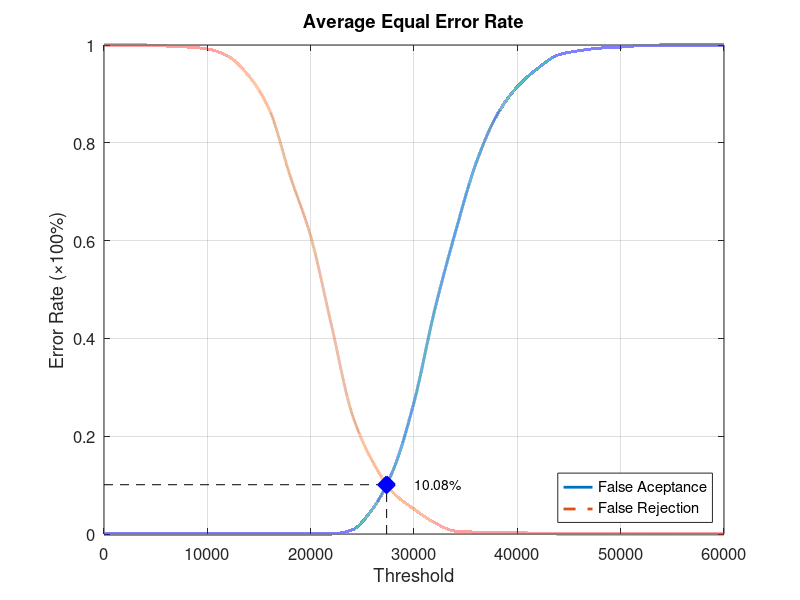
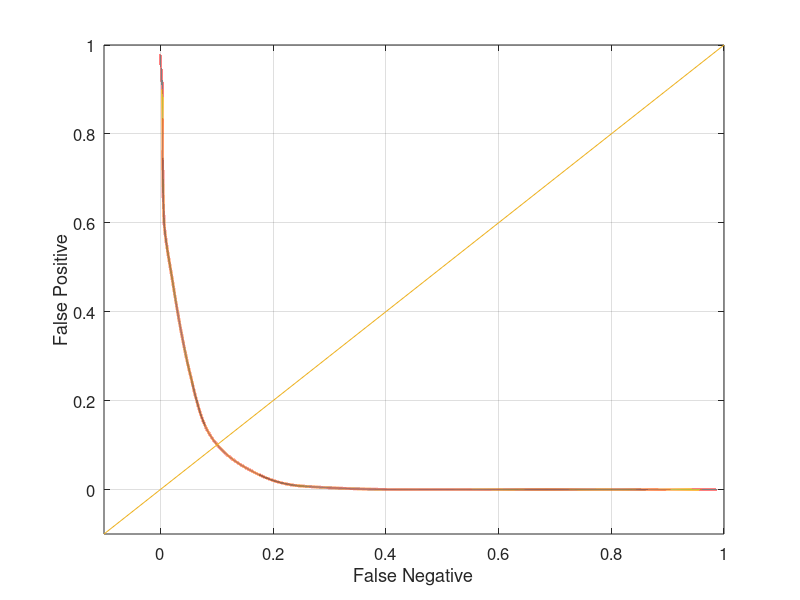

Source code (MATLAB) for these figures, in order:
function yEER = Database1Average
close all;
clear;
clc;
x = 0:2000:60000;
xq = 0:0.5:60000;

y0 = [0 0 0 0 0 0 0 0 0 0 0 0 0.00842105 0.051579 0.131579 0.269474 0.457895 0.616842 0.757895 0.855789 0.914737 0.952632 0.98 0.988421 0.993684 0.99579 0.998947 1 1 1 1];
yy0 = interp1(x, y0, xq, 'pchip');
y1 = [1 1 1 0.998 0.996 0.992 0.977 0.937 0.868 0.733 0.609 0.428 0.246 0.148 0.084 0.051 0.023 0.006 0.004 0.004 0.003 0.001 0 0 0 0 0 0 0 0 0];
yy1 = interp1(x, y1, xq, 'pchip');

% Calculating EER: 
y2 = abs(y0 - y1);
find(y2 == min(y2))
yy2 = abs(yy0 - yy1);
xEER = find(yy2 == min(yy2));
xEERIndex = xq(xEER) % X-axis EER
yEER = yy0(xEER) % Y-axis EER

main = figure
plot(xq, yy0,'-','LineWidth', 2);	hold on
plot(xq, yy1,'--','LineWidth', 2);	hold on
plot([xEERIndex xEERIndex], [0 yEER], 'k--');	hold on
plot([0 xEERIndex], [yEER yEER], 'k--');	hold on
plot(xEERIndex, yEER, 'bx', 'LineWidth', 10);	hold on
text(xEERIndex + 10 * xEERIndex / 100, yEER, [num2str(round((10000 * yEER)) / 100) '%'])
legend('False Aceptance', 'False Rejection', 'Location', 'SouthEast')
xlabel('Threshold')
ylabel('Error Rate (\times100%)')
title('Average Equal Error Rate')
set(gca, 'FontSize', 12)
axis([0 60000 0 1])
grid on

print(main, 'Database1AverageMain', '-dpng');
FNRxFPR = figure('Color', [1 1 1]);
plot(yy1, yy0, '-', yy1, yy0, 'LineWidth', 2);
hold on
y = -0.1:0.1:1
plot(y, y); 
set(gca, 'FontSize', 12)
xlabel('False Negative')
ylabel('False Positive')
axis([-0.1 1 -0.1 1])
set(gca, 'FontSize', 12)
grid on

print(FNRxFPR, 'Database1AverageFNRxFPR','-dpng');
end
